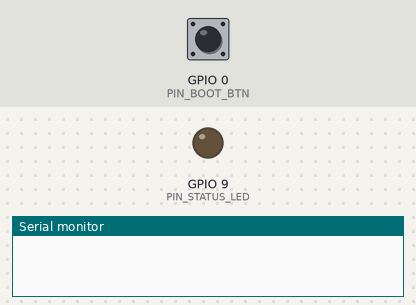
This sketch was run on a simulated Seeed XIAO ESP32-S3. Shown: output pins drawn as LEDs (lit = HIGH), the last lines printed to the serial monitor. Dashed ring = blinking. The test bench sets the inputs (shaded band); at power-on: GPIO 0 (PIN_BOOT_BTN) HIGH.

Above: at 0.1 s.
At 2.42 s:
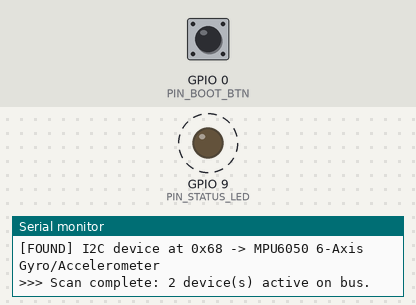
2.8 s: GPIO 0 (PIN_BOOT_BTN) pulled LOW for 0.65 s
Timing chart, 0 to 11.9 s (numbered marks = the images above; inputs shaded):
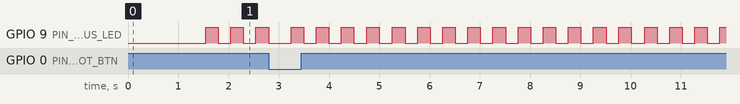

Measured:
- by itself, GPIO 9 (PIN_STATUS_LED): alternates HIGH for 0.25 s and LOW for 0.25 s

The sketch:

esp32_quick_test.ino
```cpp
/**
 * @file esp32_quick_test.ino
 * @brief Rapid Hardware Smoke-Test & I2C Scanner for Seeed Studio XIAO ESP32-S3.
 *
 * Functions:
 * 1. Checks USB CDC Serial connection on Native USB.
 * 2. Scans I2C bus on D4 (GPIO 5 - SDA) and D5 (GPIO 6 - SCL) at 400kHz.
 * 3. Monitors Onboard BOOT Button (GPIO 0).
 * 4. Toggles optional external status LED / buzzer on D10 (GPIO 9).
 */

#include <Arduino.h>
#include <Wire.h>

#define PIN_BOOT_BTN    0   /* Onboard BOOT button on XIAO ESP32-S3 */
#define PIN_SDA         5   /* D4 (GPIO 5) */
#define PIN_SCL         6   /* D5 (GPIO 6) */
#define PIN_STATUS_LED  9   /* D10 (GPIO 9) - Optional external LED */

void scan_i2c() {
    Serial.println("\n--- Scanning I2C Bus: SDA=D4(GPIO5), SCL=D5(GPIO6) ---");
    byte count = 0;

    for (byte address = 1; address < 127; address++) {
        Wire.beginTransmission(address);
        byte error = Wire.endTransmission();

        if (error == 0) {
            Serial.printf("[FOUND] I2C device at 0x%02X", address);
            if (address == 0x68) Serial.print(" -> MPU6050 6-Axis Gyro/Accelerometer");
            else if (address == 0x29) Serial.print(" -> VL53L0X (Factory Default Address)");
            else if (address == 0x30) Serial.print(" -> VL53L0X (Right Sensor Re-addressed)");
            else if (address == 0x31) Serial.print(" -> VL53L0X (Left Sensor Re-addressed)");
            else if (address == 0x32) Serial.print(" -> VL53L0X (Front Sensor Re-addressed)");
            Serial.println();
            count++;
        } else if (error == 4) {
            Serial.printf("[ERROR] Bus error at address 0x%02X\n", address);
        }
    }

    if (count == 0) {
        Serial.println("No I2C devices detected. Check 3.3V, GND, and SDA(D4)/SCL(D5) connections.");
    } else {
        Serial.printf(">>> Scan complete: %d device(s) active on bus.\n", count);
    }
}

void setup() {
    pinMode(PIN_BOOT_BTN, INPUT_PULLUP);
    pinMode(PIN_STATUS_LED, OUTPUT);
    digitalWrite(PIN_STATUS_LED, LOW);

    Serial.begin(115200);
    delay(1500); /* Allow USB CDC handshake */

    Serial.println("\n==============================================");
    Serial.println("  Seeed Studio XIAO ESP32-S3 - Smoke Test     ");
    Serial.println("==============================================");
    Serial.println("✓ USB Serial CDC: OK");
    Serial.println("✓ Xtensa LX7 Dual-Core @ 240MHz");
    Serial.printf("✓ Free Heap: %d KB\n", ESP.getFreeHeap() / 1024);
    Serial.printf("✓ Total PSRAM: %d KB\n", ESP.getPsramSize() / 1024);
    Serial.println("Press the onboard BOOT button (GPIO 0) to test button input.");
    Serial.println("==============================================\n");

    Wire.begin(PIN_SDA, PIN_SCL, 400000);
    scan_i2c();
}

void loop() {
    /* Toggle external status LED pin */
    digitalWrite(PIN_STATUS_LED, HIGH);
    delay(250);
    digitalWrite(PIN_STATUS_LED, LOW);
    delay(250);

    /* Test onboard BOOT button */
    if (digitalRead(PIN_BOOT_BTN) == LOW) {
        Serial.println(">>> [BUTTON PRESSED] Onboard BOOT Button (GPIO 0) active!");
        delay(200); /* Simple debounce */
    }

    /* Periodic I2C Scan every 5 seconds */
    static unsigned long last_scan = 0;
    if (millis() - last_scan > 5000) {
        last_scan = millis();
        scan_i2c();
    }
}
```
